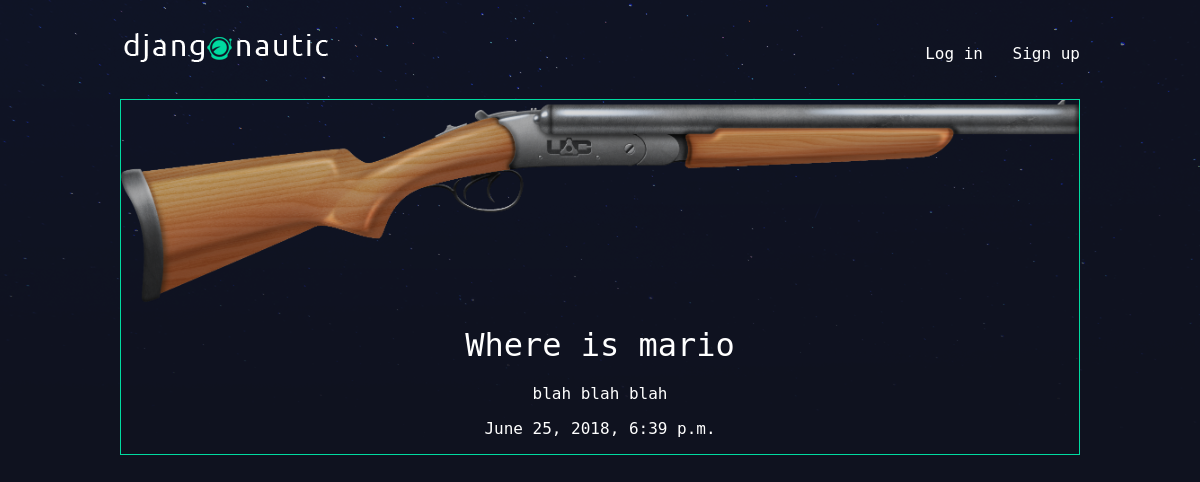
Page /articles/where-is-mario on the committed database.
### articles/models.py (models this page shows, shortened)
class Article(models.Model):
	title = models.CharField(max_length = 100)
	slug = models.SlugField()
	body = models.TextField()
	date = models.DateTimeField(auto_now_add = True)
	thumb = models.ImageField(default = 'default.png', blank = True)
	author = models.ForeignKey(User, on_delete=models.CASCADE, default=None)

### articles/views.py (the view)
# urls.py: path('<slug:slug>', views.article_detail, name='detail'),
def article_detail(request, slug):
	article = Article.objects.get(slug=slug)
	return render(request, "articles/article_detail.html", {"article": article})

### articles/templates/articles/article_detail.html
{% extends 'base_layout.html' %}
{% block content %}
<div class="article-detail">
  <div class="article">
    <img src="{{ article.thumb.url }}">
    <h2>{{ article.title }}</h2>
    <p>{{ article.body }}</p>
    <p>{{ article.date }}</p>
  </div>
</div>
{% endblock %}

### assets/styles.css (style rules this page uses)
body { background: #0f121f; background-image: url(/static/stars.png); background-repeat: no-repeat; color: #fff; }
body * { font-family: "DejaVu sans mono", monospace; }
h1, h2, h3, h4, h5 { font-weight: normal; margin: 0; }
.article { padding: 10px; border: 1px solid #00dba0; position: relative; padding-bottom: 40px; }
.article h2 { font-size: 1.2em }
.article-detail .article { padding: 0px; }
.article-detail .article img { max-width: 100%; }
.article-detail .article h2 { text-align: center; margin: 20px auto; font-size: 2em; }
.article-detail .article p { text-align: center; }

### rows in the picture
Article: thumb (picture), title "Where is mario", body "blah blah blah", date "June 25, 2018, 6:39 p.m."
